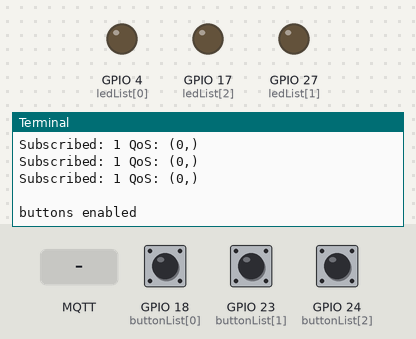
The program below on a simulated Raspberry Pi (BCM pin numbers). On the bench: output pins drawn as LEDs (lit = HIGH), the last lines printed to the terminal. Inputs (shaded band) come from the test bench; at power-on: GPIO 18 (buttonList[0]) HIGH, GPIO 23 (buttonList[1]) HIGH, GPIO 24 (buttonList[2]) HIGH. No MQTT or app messages arrive unless stated; the desktop window is not drawn, its controls go by their first labels and the mouse button is held 0.15 s.

Above: at 2.5 s.
2.6 s: MQTT message "DISPLAY" arrives on the first subscribed topic
At 3.8 s:
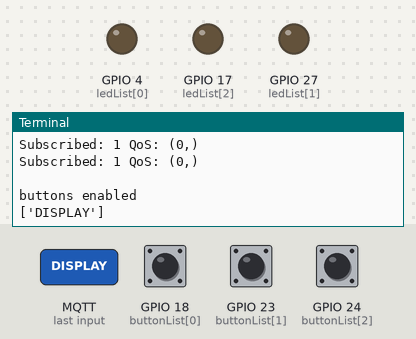
4.1 s: MQTT message "PLAYERNUMBER" arrives on the first subscribed topic
At 4.9 s:
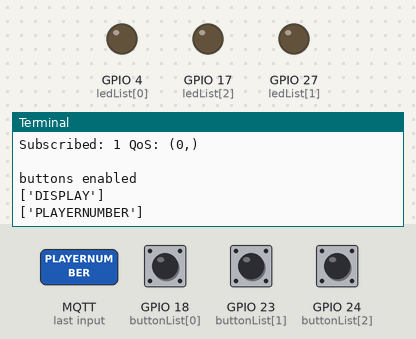
5.6 s: MQTT message "GAME_STARTED" arrives on the first subscribed topic
At 6.1 s:
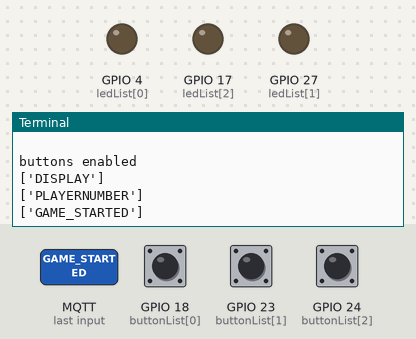

The program:

controllerB.py
```python
#!/usr/bin/env python3

from tkinter.constants import BOTTOM
from typing import Text
import paho.mqtt.client as mqtt
import RPi.GPIO as GPIO
import tkinter as tk
import sys
import os
import time

GPIO.setmode(GPIO.BCM)

#leds
ledList = [4, 27, 17]

#buttons
buttonList = [18, 23, 24]

# players
player_score = [0,0]

#flag
flag = False
winnerPlayer = ""
#setup
for i in range(len(ledList)):
    GPIO.setup(ledList[i], GPIO.OUT)
    GPIO.output(ledList[i], False)

for i in range(len(buttonList)):
    GPIO.setup(buttonList[i], GPIO.IN,  pull_up_down=GPIO.PUD_UP)

#check if terminal or screen
if os.environ.get('DISPLAY', '') == '':
    print('no display found. Using :0.0')
    os.environ.__setitem__('DISPLAY', ':0.0')

class splash(tk.Frame):
    def __init__(self, parent):
        tk.Frame.__init__(self,parent)
        self.parent = parent
        self.makeSplash()
        # SPLASH SCREEN

    def makeSplash(self):
        # splash_root = tk.Tk()
        self.parent.geometry("200x200")
        self.parent.title("Splash")
        self.label = tk.Label(self.parent, text="Welcome", font=18)
        self.label.pack()
        self.button = tk.Button(self.parent, text="start game", command=self.buttonClick)
        self.button.pack()

    def destroySplash(self):
        self.parent.destroy()
        self.parent.quit()
        # startUI()
        # Game(tk.Tk())

    def buttonClick(self):
        startGame()

#strings
topics = ["setup/hello", "game/controller", "game/racket", "game/ball", "game/state", "game/score", "game/led"]
player = 0
controller = "Controller_B"

root = tk.Tk()
splash = splash(root)

def upButton(channel):
    client.publish(topics[1], "PLAYERNUMBER=" + str(player)+ "; PAD_UP")

def downButton(channel):
    client.publish(topics[1], "PLAYERNUMBER=" + str(player)+ "; PAD_DN")

def middleButton(channel):
    client.publish(topics[1], "PLAYERNUMBER=" + str(player)+ "; PAD_SP" )

def helloMessage():
    client.publish(topics[0], "ID=" + controller)

def startGame():
    client.publish(topics[4], "CONTROLLER=GAME_STARTED" )

class Bar():
    def __init__(self, canvas, x, y):
        self.canvas = canvas
        self.x = x

        self.id = self.canvas.create_rectangle(0, 0, 10 , 100, fill='white')
        # self.canvas.coords(self.id , x, y)
        self.update(y)

    def update(self, y):
        self.y = y
        # self.move()

    def move(self):
        self.canvas.coords(self.id, self.x, self.y, self.x+ 10, self.y+100)

class Ball():
    def __init__(self, canvas, x, y):
        self.canvas = canvas
        self.id = self.canvas.create_oval(0 , 0, 20, 20, fill='white')
        self.update(x,y)

    def update(self, x, y):
        self.x = x
        self.y = y
        # self.move()

    def move(self):
        self.canvas.coords(self.id, self.x, self.y, self.x + 20, self.y+ 20)

def enableButtonEvents():
    print("buttons enabled")
    GPIO.add_event_detect(18, GPIO.FALLING, callback=upButton, bouncetime=150)
    GPIO.add_event_detect(23, GPIO.FALLING, callback=downButton, bouncetime=150)
    GPIO.add_event_detect(24, GPIO.FALLING, callback=middleButton, bouncetime=150)

def startUI():
    global bar1,bar2, ball , canvas, score_Player_1, score_Player_2, rootgame, winner
    rootgame= tk.Tk()
    rootgame.title("Ping Pong")
    canvas = tk.Canvas(rootgame, width=600, height=400, bg='#000000')
    canvas.pack()
    rootgame.update()

    middle = canvas.create_rectangle(298.5 , 0, 298.5+ 3, 600, width=2, fill='#222222')

    bar1 = Bar(canvas, 20, 175)
    bar2 = Bar(canvas, 565, 175)

    ball = Ball(canvas, 290, 190 )

    score_Player_1 = canvas.create_text(200,24, anchor="center", fill="#ffffff", text="Player 1: "+ str(player_score[0]) )
    score_Player_2 = canvas.create_text(400,24, anchor="center", fill="#ffffff", text="Player 2: "+ str(player_score[1]))
    winner = canvas.create_text(300, 200, anchor="center", fill="#ffffff", text="" )
    enableButtonEvents()
    time.sleep(1)
    # main()

def on_connect(client, userdata, flags, rc):
    print("Connected with result code " + str(rc))

def on_publish(client, userdata, msg):
    print("")

def on_subscribe(client, userdata, msg, granted_qos):
    print("Subscribed: " + str(msg) + " QoS: " + str(granted_qos))

def on_message(client, userdata, msg):
    global player, bar1, bar2, ball, Upper_left, Upper_right, flag, winnerPlayer
    msg.payload = msg.payload.decode("utf-8")
    payload = str(msg.payload)
    # print("Message: " + payload + "\n")

    x = payload.split("; ")
    print(x)

    # hello
    if msg.topic == topics[0]:

        if "ID=" + controller in x:
        # print("same as controller")
            for item in x:

                if "PLAYERNUMBER" in item:
                    player = item[slice(13, 14)]
                    print(player)
                    turnPlayerLedOn(int(player))

    # controller
    elif msg.topic == topics[1]:
        time.sleep(0)
        # print("test topic game/controller")

    # racket
    elif msg.topic == topics[2]:
        print("test topic game/racket")
        racket = x[0][slice(7,8)]
        y = x[1][9:]

        if int(racket) == 1:
            bar1.update(float(y))
        elif int(racket) == 2:
            bar2.update(float(y))

    # ball
    elif msg.topic == topics[3]:
        # print("test topic game/ball")
        ball.update(float(x[0]), float(x[1]))

    # start
    elif msg.topic == topics[4]:
        print("test topic game/state")
        if(x[0]) == "CONTROLLER=GAME_STARTED":
            print("led")
            splash.destroySplash()
            ledTiming()

        elif(x[0] == "GAME_STARTED"):
            # startUI()
            time.sleep(0)
        elif(x[0] == "GAME_END"):
            print("end")
            winnerPlayer = x[1].replace("_", " ")
            flag = True

        elif(x[0] == "NEW_ROUND"):
            print("led")
            ledTiming()

    # score
    elif msg.topic == topics[5]:
        print("test topic game/score")
        p = x[0][slice(7,8)]
        print(p)
        score = x[1][6:]
        print(score)

        player_score[int(p)-1] = score
        print(player_score)

    # led
    elif msg.topic == topics[6]:
        print("test topic game/score")
        if x[0] == "LED_ON":
            GPIO.output(ledList[0], True )
        elif x[0] == "LED_OFF":
            GPIO.output(ledList[0], False )

def ledTiming():
    for i in range(3):
        GPIO.output(ledList[2], True)
        print("led on")
        time.sleep(1)
        GPIO.output(ledList[2], False)
        print("led off")
        time.sleep(1)

def showWON(string):
    global canvas
    canvas.create_text(300, 200, anchor="center", fill="#ffffff", text=string)

def turnPlayerLedOn(player):
    print(str(ledList[player - 1]) + " turns on")
    GPIO.output(ledList[player - 1], True)

def main():
    global score_Player_1, score_Player_2, rootgame, flag, winnerPlayer, winner
    while 1:
        if flag == True:
            canvas.delete(winner)
            winner = canvas.create_text(300, 150, anchor="center", fill="#ffffff", text=str(winnerPlayer) + " won!" )


        canvas.delete(score_Player_1)
        canvas.delete(score_Player_2)
        score_Player_1 = canvas.create_text(200,24, anchor="center", fill="#ffffff", text="Player 1: "+ str(player_score[0]) )
        score_Player_2 = canvas.create_text(400,24, anchor="center", fill="#ffffff", text="Player 2: "+ str(player_score[1]))
        rootgame.update()
        ball.move()
        bar1.move()
        bar2.move()
        time.sleep(0.2)

client = mqtt.Client(client_id="clientId-nSlrniNHmL",
                     clean_session=True,
                     userdata=None,
                     protocol=mqtt.MQTTv31,
                     transport="tcp")

client.on_connect = on_connect
client.on_publish = on_publish
client.on_subscribe = on_subscribe
client.on_message = on_message
client.connect("213.119.34.109", 1888)

for topic in topics:
    client.subscribe(topic)

helloMessage()

try:
    client.loop_start()
    startUI()
    root.mainloop()
    print("try")
    main()

except KeyboardInterrupt:
    root.stop()
    GPIO.cleanup()
GPIO.cleanup()
```

Measured:
- after the input at 2.6 s, the terminal: prints a new line at once (image 1)
- after the input at 4.1 s, the terminal: prints a new line at once (image 2)
- after the input at 5.6 s, the terminal: prints a new line at once (image 3)
